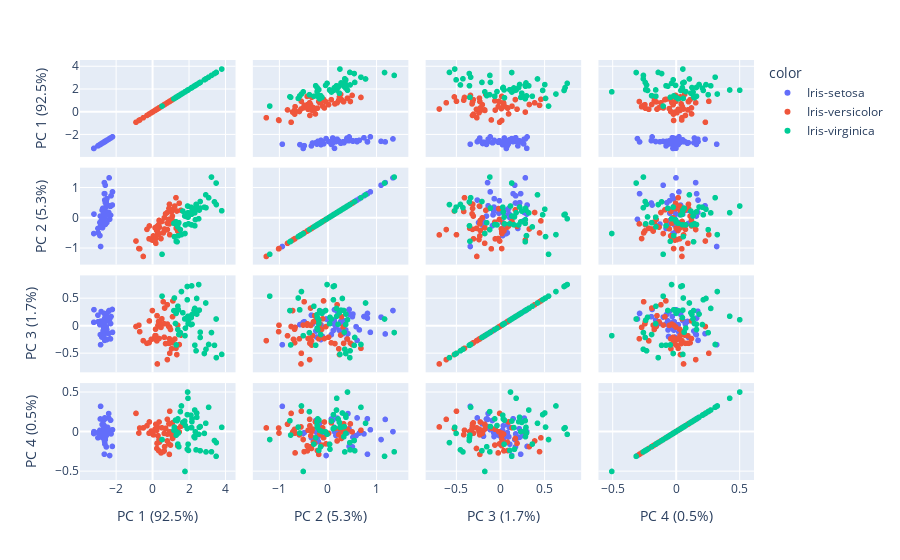

The cell this chart's notebook holds for it:
### Code cell
if label==1:

    pca = PCA()
    components = pca.fit_transform(df[features])
    labels = {
        str(i): f"PC {i+1} ({var:.1f}%)"
        for i, var in enumerate(pca.explained_variance_ratio_ * 100)
    }
    fig = px.scatter_matrix(
    components,
    labels=labels,
    dimensions=range(len(features)),
    color=scaled["Label"]
    )
    fig.update_traces(diagonal_visible=True)
    fig.show()
